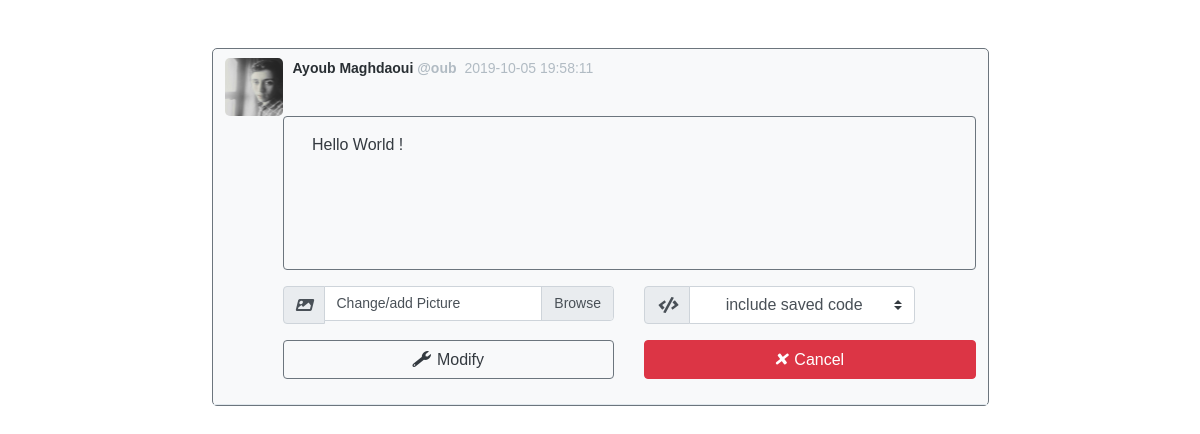
Screenshot of /Profile/PostEdit.php?post=2 (signed in) with the database file from the repository.
### tables this page shows
CREATE TABLE IF NOT EXISTS `users` (
  `id` int(11) NOT NULL,
  `Fname` text NOT NULL,
  `Lname` text NOT NULL,
  `Email` text NOT NULL,
  `password` text NOT NULL,
  `age` int(11) NOT NULL,
  `City` text NOT NULL,
  `Country` text NOT NULL,
  `avatarEXT` text NOT NULL,
  `Activated` tinyint(1) NOT NULL
);

CREATE TABLE IF NOT EXISTS `posts` (
  `id` int(11) NOT NULL,
  `postRef` text NOT NULL,
  `username` text NOT NULL,
  `img` text NOT NULL,
  `codeID` text NOT NULL,
  `postingDate` timestamp NULL DEFAULT NULL,
  `Post` text NOT NULL
);

### Profile/PostEdit.php (the view, shortened to what this page needs)
<?php
include "../includes/config.php";
$pid = $_GET['post'];
$username = $_SESSION['username'];
$GetPostInfos = $mysqli->query("SELECT * FROM posts WHERE id='$pid';");
$GetPostInfos = $GetPostInfos->fetch_assoc();
$Userid = $_SESSION['id'];
$getUserInfo = $mysqli->query("SELECT * FROM users where id='$Userid' ;");
$getUserInfo = $getUserInfo->fetch_assoc();
$Lname = $getUserInfo['Lname'];
$Fname = $getUserInfo['Fname'];
?>
<!DOCTYPE html>
<html lang="en">
<head>
    <link rel="stylesheet" href="../css/style.css">
    <link rel="stylesheet" href="../css/font-awesome.min.css">
    <link rel="stylesheet" href="../css/solid.min.css">
    <link rel="stylesheet" href="../css/regular.min.css">
    <link rel="stylesheet" href="../css/bootstrap.css">
    <link rel="stylesheet" href="./includes/css/profile.css">
</head>
<body>
    <div class="container mt-5">
        <div class="tweetEntry-tweetHolder bg-light text-dark border border-secondary mb-2" id="p<?php echo $GetPostInfos['id']; ?>">
            <div class="tweetEntry ">
                <div class="tweetEntry-content">
                    <a class="tweetEntry-account-group" href="./">
                        <img class="tweetEntry-avatar" src="./Avatars/<?php echo $username . '.' . $getUserInfo['avatarEXT'] ?>">
                        <strong class="tweetEntry-fullname">
                            <?php echo $Fname . ' ' . $Lname; ?>
                        </strong>
                        <span class="tweetEntry-username">
                            @<b><?php echo $username; ?></b>
                        </span>
                        <span class="tweetEntry-timestamp ml-1"><?php echo $GetPostInfos['postingDate'] ?></span>
                    </a>
                    <form action="" method="post" enctype="multipart/form-data">
                        <div class="tweetEntry-text-container mt-3">
                            <div class="form-group mb-1">
                                <textarea class="form-control btn-outline-secondary text-dark bg-light px-4 py-3" name="post" id="post" rows="5" style="resize:none;" placeholder="What do you think?"> <?php echo $GetPostInfos['Post']; ?>  </textarea>
                            </div>
                        </div>
                        <?php if (empty($GetPostInfos['postRef'])) { ?>
                            <div class="row mt-3 py-0">
                                <div class="input-group col-6 ">
                                    <div class="input-group-prepend">
                                        <span class="input-group-text"><i class="fas fa-image"></i></span>
                                    </div>
                                    <div class="custom-file">
                                        <label class="custom-file-label" for="customFile">Change/add Picture</label>
                                    </div>
                                </div>
                                <div class="input-group col-5 ">
                                    <div class="input-group-prepend">
                                        <span class="input-group-text"><i class="fas fa-code py-0"></i></span>
                                    </div>
                                    <select name="CodeID" class="form-control custom-select text-center">
                                        <?php
                                            if (!empty($GetPostInfos['codeID']))
                                                echo '<option value="">do not include any code</option>';
                                            else
                                                echo '<option selected value="">include saved code</option>';
                                            ?>
                                    </select>
                                </div>
                            </div>
                        <?php } ?>
                        <div class="row mt-3 py-0 mb-3">
                            <div class=" col ">
                                <button id="GOPOST" type="submit" name="submit" value="submit" class="btn btn-light btn-block text-dark btn-outline-white border-secondary"> <i class="fas fa-wrench mr-1 ml-0"></i> Modify</button>
                            </div>
                            <div class=" col ">
                                <a class="btn btn-danger btn-block" href="./"><i class="fas fa-times mr-2 ml-0"></i>Cancel</a>
                            </div>
                        </div>
                    </form>
                </div>
            </div>
        </div>
    </div>
</body>
</html>

### css/style.css (style rules this page uses)
html, body { height: 100% !important; max-width: 100%; overflow-x: hidden; }

### Profile/includes/css/profile.css (style rules this page uses)
body { font-family: Arial, sans-serif; color: #292f33; }
.tweetEntry-tweetHolder { width: 70%; margin: auto; border-radius: 5px; }
.tweetEntry { border-bottom: 1px solid #e1e8ed; cursor: auto; min-height: 51px; padding: 9px 12px; }
.tweetEntry-content { display: block; font-size: 14px; margin-left: 58px; font-size: 14px; }
.tweetEntry-account-group { color: #8899a6; padding: 0px; text-decoration: none; line-height: 20px; }
.tweetEntry-avatar { float: left; height: 58px; width: 58px; margin-left: -58px; margin-right: 10px; border-radius: 5px; }
.tweetEntry-fullname { font-weight: bold; font-size: 14px; color: #292f33; padding: 0px; }
.tweetEntry-username { font-weight: bold; font-size: 14px; color: #b1bbc3; padding: 0px; }
.tweetEntry-timestamp { font-size: 14px; color: #b1bbc3; padding: 0px; }
.tweetEntry-text-container { font-size: 14px; color: #292f33; line-height: 18px; word-wrap: break-word; }

### rows the page displays
users: Fname "Ayoub", Lname "Maghdaoui"
posts: postingDate "2019-10-05 19:58:11", post "Hello World !"

### other values shown
$username "oub"
